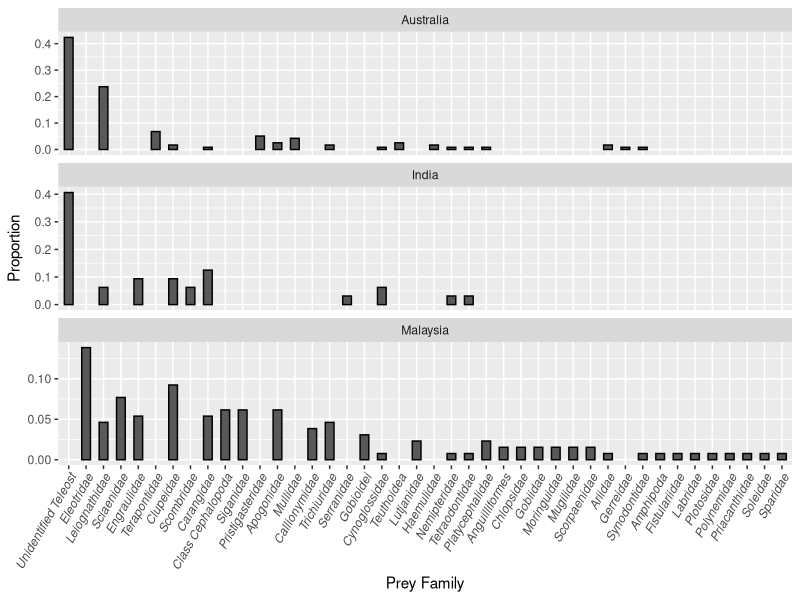
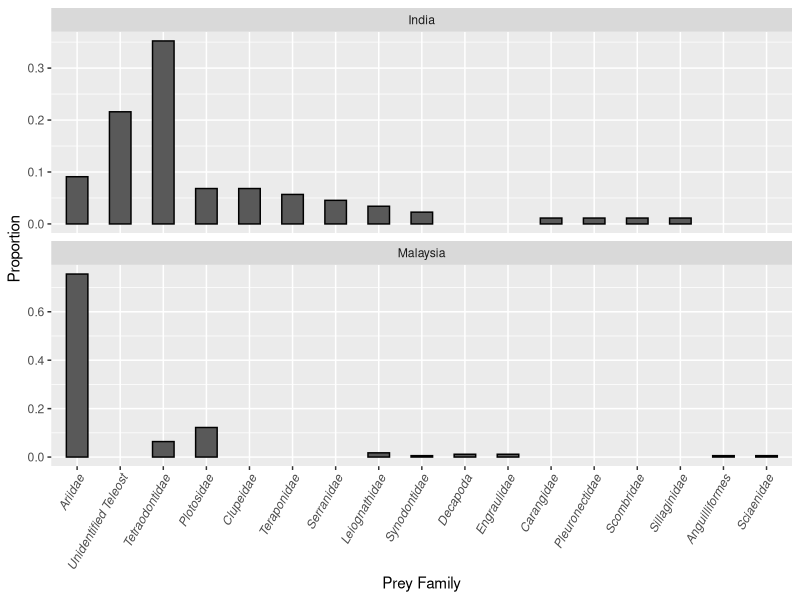
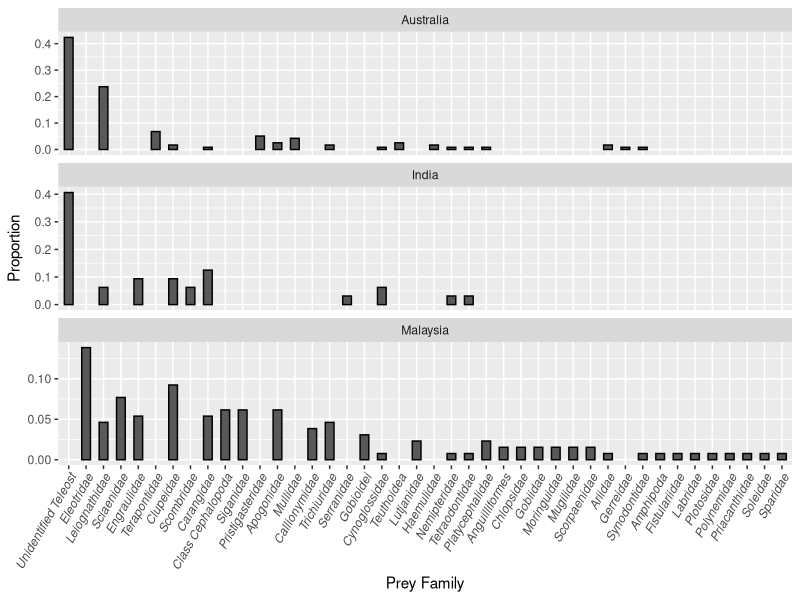
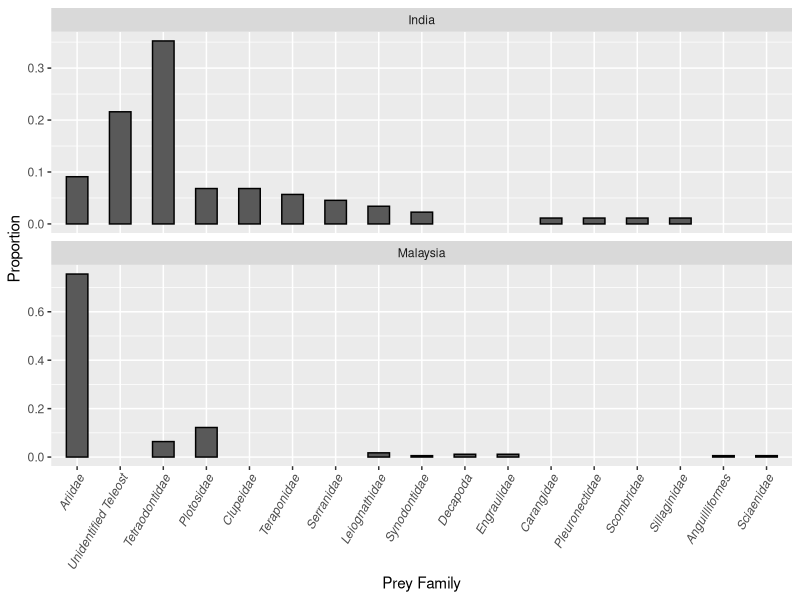

Here is the R script that generated these plots, in order:
## ---- chunk 1
require(tidyverse)

sherratt <- read.csv("Data/Sea snake diet data_Sherratt et al_2018.csv")

gc <- read.csv("Data/Sea_snakes_gut_content_2018-19.csv")
## ---- chunk 2
diet <- gc%>%
  filter(Source == "Gut content",
         Snake.Species %in% c("Hydrophis schistosus", "Hydrophis curtus"),
         Prey.Family != "")%>%
  group_by(Snake.Species, Prey.Family)%>%
  summarise(Prey.count = length(unique(GC.Code)),
            Location = "India",
            References = "Dsouza et al. 2021")%>%
  ungroup()%>%
  rename(Snake.binomial = Snake.Species)%>%
  full_join(sherratt)
## ---- chunk 3
diet%>%
  group_by(Snake.binomial)%>%
  summarise(N = sum(Prey.count),
            n.studies = length(unique(References)),
            n.locations = length(unique(Location)))
## ---- chunk 4
diet%>%
  group_by(Snake.binomial, Location)%>%
  summarise(Richness = length(unique(Prey.Family)), N = sum(Prey.count))
## ---- chunk 5
prey_loc <- diet%>%
  dplyr::select(Snake.binomial, Location, Prey.Family, Prey.count)%>%
  group_by(Snake.binomial, Location)%>%
  mutate(Total.Prey.Count = sum(Prey.count))%>%
  group_by(Snake.binomial, Location, Prey.Family)%>%
  summarise(prop = sum(Prey.count)/Total.Prey.Count)%>%
  distinct(Prey.Family, .keep_all = T)%>%
  mutate(Prey.Family = ifelse(Prey.Family %in% c("Infraclass Teleost", "Unidentified"), "Unidentified Teleost", Prey.Family))

## ---- chunk 6
prey_loc%>%
  filter(Snake.binomial == "Hydrophis curtus")%>%
  ggplot(aes(reorder(Prey.Family, -prop), prop))+
  geom_col(col = "black", width = 0.5)+
  labs(x = "Prey Family", y = "Proportion")+
  theme(axis.text.x = element_text(angle = 60, hjust = 1, face = "italic"))+
  facet_wrap(~Location, scales = "free_y", ncol = 1)

ggsave(last_plot(), filename = "./Figures and Tables/figD1.png", height = 13.5, width = 16)
## ---- chunk 7
prey_loc%>%
  filter(Snake.binomial == "Hydrophis schistosus")%>%
  ggplot(aes(reorder(Prey.Family, -prop), prop))+
  geom_col(col = "black", width = 0.5)+
  labs(x = "Prey Family", y = "Proportion")+
  theme(axis.text.x = element_text(angle = 60, hjust = 1, face = "italic"))+
  facet_wrap(~Location, scales = "free_y", ncol = 1)

ggsave(last_plot(), filename = "./Figures and Tables/figD2.png", height = 9, width = 16)
